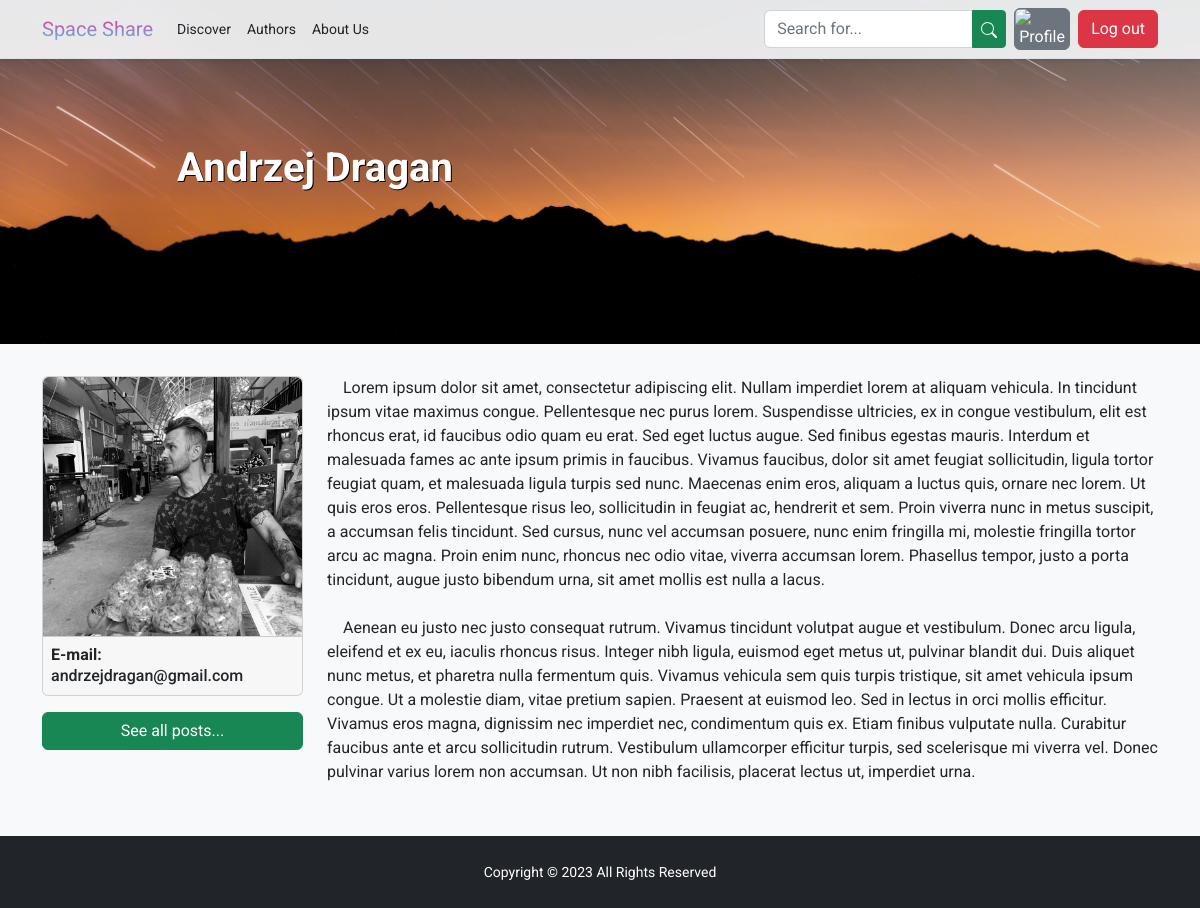
The page /author/andrzej-dragan (signed in) on the database its author committed.
### Blog/models.py (models this page shows, shortened)
class Author(models.Model):
    slug = models.SlugField(db_index=True, unique=True, null=True, blank=True)
    name = models.CharField(max_length=30)
    surname = models.CharField(max_length=50)
    description = models.TextField(
        validators=[MinLengthValidator(15), MaxLengthValidator(2000)], default="Information about author.")
    email = models.EmailField(validators=[regex_validator_email])
    image = models.ImageField(
        upload_to="authors", null=True, default="users/default.png")

### Blog/views.py (the view)
# urls.py: path("author/<slug:slug>", views.Author.as_view(), name="author"),
class Author(DetailView):
    template_name = "Blog/author.html"
    model = AuthorModel
    context_object_name = "author"

### Blog/templates/Blog/author.html (shortened to what this page needs)
{% extends 'Blog/base_blog.html' %}
{% load static %}
{% block blog_content %}
    <header class="banner-holder py-5 mb-3">
        <div class="container">
            <div class="row">
                <div class="col-md-6">
                    <div class="banner-content text-center text-white my-5 py-5">
                        <h1 class="fw-bolder">{{ author.name }} {{ author.surname }}</h1>
                    </div>
                </div>
            </div>
        </div>
    </header>
    <section class="py-3 mb-3">
        <div class="container">
            <div class="row">
                <div class="col-md-3">
                    <div class="card">
                        <div class="card-body p-0">
                            <img src="{{ author.image.url }}" alt="Author" class="w-100 h-100 rounded-top">
                        </div>
                        <div class="card-footer p-2 small">
                            <span class="h6"><span class="fw-bold">E-mail:</span> {{ author.email }}</span>
                        </div>
                    </div>
                    <a href="{% url 'author_posts' author.slug %}" class="btn btn-success mt-3 w-100">
                        See all posts...
                    </a>
                </div>
                <div class="col-md-9 mt-3 mt-md-0 ">
                    <div class="content-holder">
                        <div class="post-content mb-2">
                            <span>&emsp;</span>{{ author.description|safe|linebreaksbr }}
                        </div>
                    </div>
                </div>
            </div>
        </div>
    </section>
{% endblock %}

### Blog/templates/Blog/base_blog.html
{% extends 'base.html' %}
{% block doc_content %}
    {% include "Blog/includes/navigation.html" %}
    {% block blog_content %}{% endblock %}
    {% include "Blog/includes/footer.html" %}
{% endblock %}

### templates/base.html (shortened to what this page needs)
{% load static %}
<!DOCTYPE html>
<html lang="en">
<head>
    <link href="https://cdn.jsdelivr.net/npm/bootstrap@5.2.3/dist/css/bootstrap.min.css" rel="stylesheet">
    <link rel="stylesheet" href="{% static 'css/base.css' %}">
</head>
<body class="bg-light">
    {% block doc_content %}{% endblock %}
</body>
</html>

### Blog/templates/Blog/includes/navigation.html (shortened to what this page needs)
{% load static %}
<nav class="navbar navbar-expand-lg bg-light small border-bottom shadow-sm fixed-top custom-nav">
    <div class="container">
        <a href="{% url 'index' %}" class="navbar-brand">
            <span class="brand-style brand-gradient">Space Share</span>
        </a>
        <div class="collapse navbar-collapse" id="blog-navbar">
            <ul class="navbar-nav me-auto mb-2 mb-lg-0">
                <li class="nav-item">
                    <a href="{% url 'posts' %}" class="nav-link text-dark">Discover</a>
                </li>
                <li class="nav-item">
                    <a href="{% url 'authors' %}" class="nav-link text-dark">Authors</a>
                </li>
                <li class="nav-item">
                    <a href="{% url 'about_us' %}" class="nav-link text-dark">About Us</a>
                </li>
            </ul>
            <form class="d-flex" role="search" action="{% url 'posts_by_search' %}" method="GET">
                <div class="input-group">
                    <input type="search" name="search" class="form-control from-control-sm" placeholder="Search for..." required>
                    <button type="submit" class="btn btn-sm btn-success">
                    </button>
                </div>
            </form>
            {% if request.session.nickname %}
                <a href="{% url 'settings' %}" class="btn btn-secondary mt-2 mt-lg-0 ms-lg-2 p-0">
                    <img src="{{ request.session.image }}" alt="Profile" class="nav-settings rounded">
                </a>
                <a href="{% url 'logout' %}" class="btn btn-danger mt-2 mt-lg-0 ms-lg-2">
                    Log out
                </a>
            {% else %}
                <a href="{% url 'login' %}" class="btn btn-success mt-2 mt-lg-0 ms-lg-2">
                    Login In
                </a>
            {% endif %}
        </div>
    </div>
</nav>

### Blog/templates/Blog/includes/footer.html
<div class="my-5 pt-1"></div>
<footer class="main-footer position-fixed bottom-0 w-100 text-bg-dark p-4 text-center">
    <p class="m-0">
        <small>Copyright &copy; 2023 All Rights Reserved</small>
    </p>
</footer>

### static/css/base.css (style rules this page uses)
:root { --sky: #4cc9f0; --far-space: #f72585; }
html, body { font-family: 'Roboto', sans-serif; }
.navbar { z-index: 11; }
.custom-nav { --bs-bg-opacity: .9; backdrop-filter: blur(8px); }
.brand-gradient { background: var(--light); background: -webkit-linear-gradient(to top, var(--sky), var(--far-space)); background: linear-gradient(to top, var(--sky), var(--far-space)); -webkit-background-clip: text; background-clip: text; color: transparent; }
.nav-settings { max-width: 54px; height: 36px; }
.banner-holder { background-size: cover; background-position: bottom; text-shadow: 1px 1px black; }
.main-footer { z-index: 10; }

### rows shown on the page
Author: name "Andrzej", surname "Dragan", image (picture), email "andrzejdragan@gmail.com", description "Lorem ipsum dolor sit amet, consectetur adipiscing elit. Nullam imperdiet lorem at aliquam vehicula. In tincidunt ipsum vitae maximus congue. Pellentesque nec purus lorem. Suspendisse ultricies, ex in congue vestibulum, elit est rhoncus erat, id faucibus odio quam eu erat. Sed eget luctus augue. Sed finibus egestas mauris. Interdum et malesuada fames ac ante ipsum primis in faucibus. Vivamus faucibus, dolor sit amet feugiat sollicitudin, ligula tortor feugiat quam, et malesuada ligula turpis sed nunc. Maecenas enim eros, aliquam a luctus quis, ornare nec lorem. Ut quis eros eros. Pellentesque risus leo, sollicitudin in feugiat ac, hendrerit et sem. Proin viverra nunc in metus suscipit, a…"
